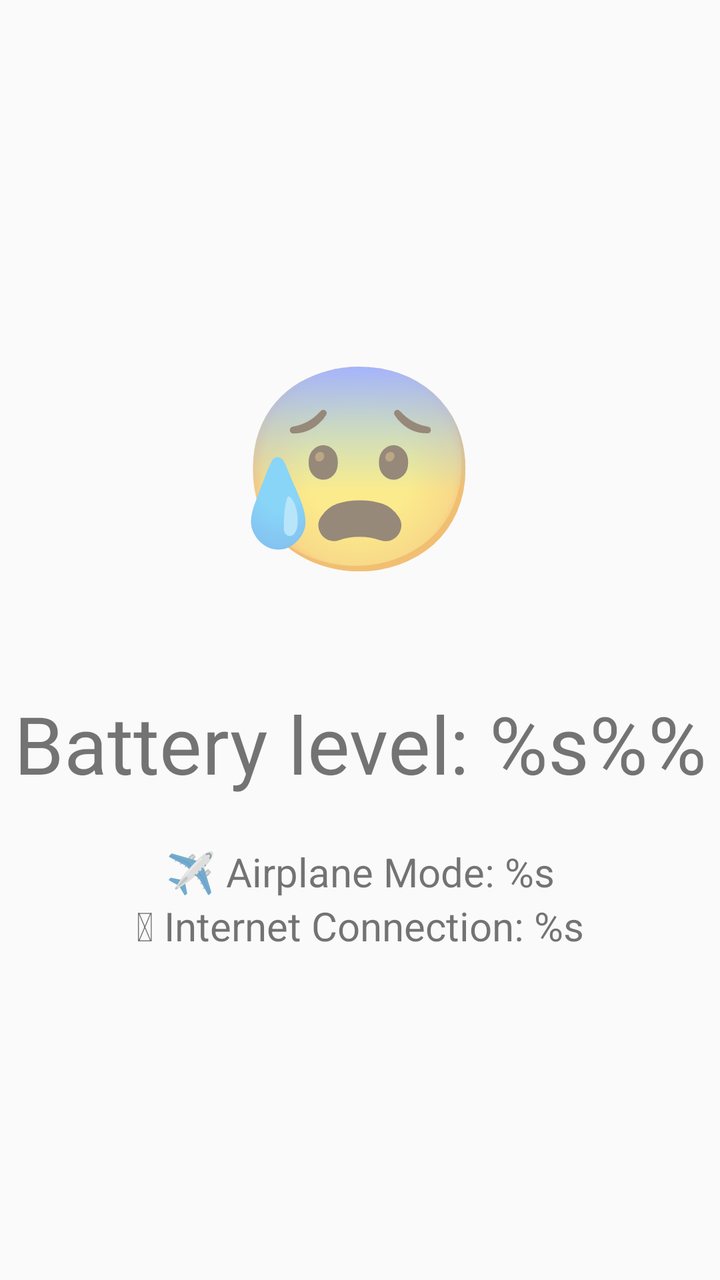
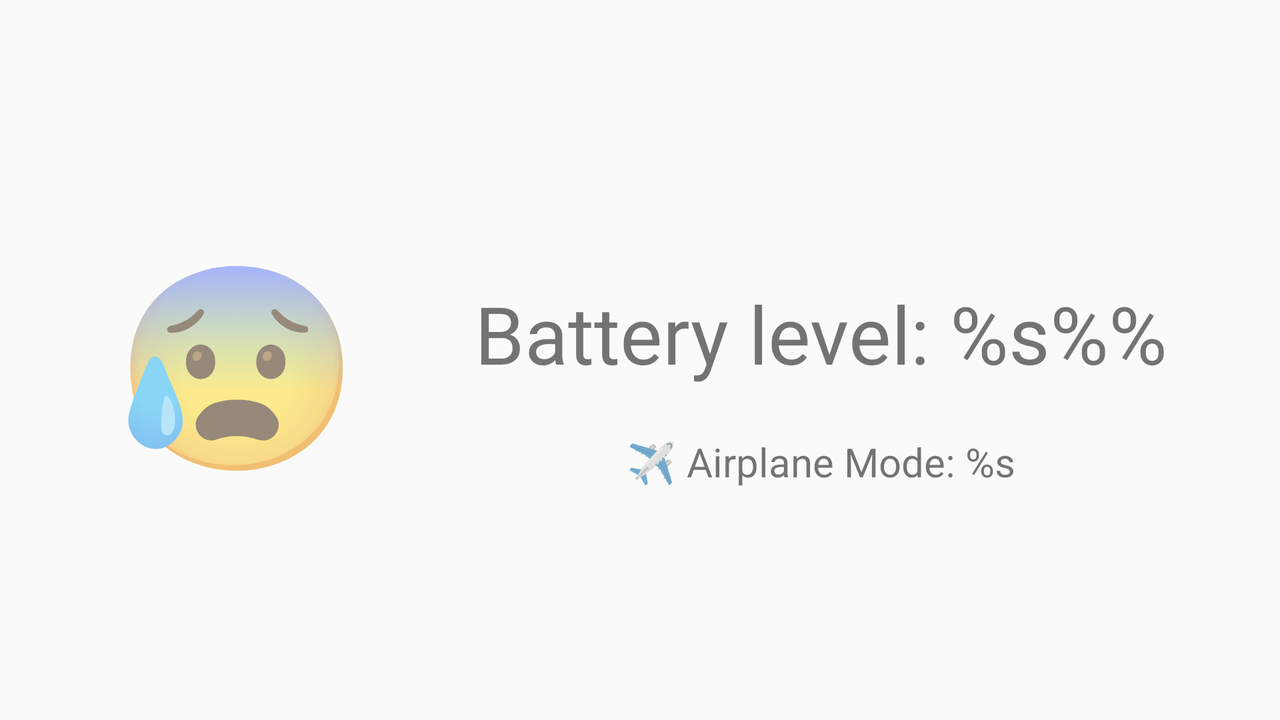

One screen, two layout resources from the same app: the default and the repository's alternative for another configuration. Each is rendered where Android would select it; the XML of both is given below.
<!-- AndroidManifest.xml: application theme AppTheme -->
<!-- res/layout/main_fragment.xml -->
<?xml version="1.0" encoding="utf-8"?>
<androidx.constraintlayout.widget.ConstraintLayout xmlns:android="http://schemas.android.com/apk/res/android"
    xmlns:app="http://schemas.android.com/apk/res-auto"
    xmlns:tools="http://schemas.android.com/tools"
    android:id="@+id/main"
    android:layout_width="match_parent"
    android:layout_height="match_parent"
    tools:context=".ui.main.view.MainFragment">


    <TextView
        android:id="@+id/emoji"
        android:layout_width="wrap_content"
        android:layout_height="wrap_content"
        android:layout_marginBottom="24dp"
        android:text="😰"
        android:textSize="100sp"
        app:layout_constraintBottom_toTopOf="@+id/information"
        app:layout_constraintEnd_toEndOf="parent"
        app:layout_constraintStart_toStartOf="parent"
        app:layout_constraintTop_toTopOf="parent"
        app:layout_constraintVertical_chainStyle="packed" />

    <LinearLayout
        android:id="@+id/information"
        android:layout_width="wrap_content"
        android:layout_height="wrap_content"
        android:gravity="center"
        android:orientation="vertical"
        app:layout_constraintBottom_toBottomOf="parent"
        app:layout_constraintEnd_toEndOf="parent"
        app:layout_constraintStart_toStartOf="parent"
        app:layout_constraintTop_toBottomOf="@+id/emoji">

        <TextView
            android:id="@+id/batteryLevelText"
            android:layout_width="wrap_content"
            android:layout_height="wrap_content"
            android:layout_marginTop="24dp"
            android:layout_marginBottom="24dp"
            android:text="@string/battery_level"
            android:textSize="40sp" />

        <TextView
            android:id="@+id/airplaneModeText"
            android:layout_width="wrap_content"
            android:layout_height="wrap_content"
            android:text="@string/airplane_mode"
            android:textSize="20sp"
            app:layout_constraintBottom_toBottomOf="parent"
            app:layout_constraintEnd_toEndOf="parent" />

        <TextView
            android:id="@+id/networkConnectionText"
            android:layout_width="wrap_content"
            android:layout_height="wrap_content"
            android:text="@string/network_connection"
            android:textSize="20sp"
            app:layout_constraintBottom_toBottomOf="parent"
            app:layout_constraintEnd_toEndOf="parent" />
    </LinearLayout>

</androidx.constraintlayout.widget.ConstraintLayout>
<!-- resources referenced by this layout -->
<resources>
  <string name="airplane_mode">✈️ Airplane Mode: %s</string>
  <string name="battery_level">Battery level: %s%%</string>
  <string name="network_connection">📶 Internet Connection: %s</string>
  <style name="AppTheme" parent="Theme.AppCompat.Light.DarkActionBar">
          
          <item name="colorPrimary">@color/colorPrimary</item>
          <item name="colorPrimaryDark">@color/colorPrimaryDark</item>
          <item name="colorAccent">@color/colorAccent</item>
      </style>
</resources>
<!-- res/layout-land/main_fragment.xml (the repository's variant of the layout above) -->
<!-- drawn on the phone turned sideways -->
<?xml version="1.0" encoding="utf-8"?>
<androidx.constraintlayout.widget.ConstraintLayout xmlns:android="http://schemas.android.com/apk/res/android"
    xmlns:app="http://schemas.android.com/apk/res-auto"
    xmlns:tools="http://schemas.android.com/tools"
    android:id="@+id/main"
    android:layout_width="match_parent"
    android:layout_height="match_parent"
    tools:context=".ui.main.view.MainFragment">


    <TextView
        android:id="@+id/emoji"
        android:layout_width="wrap_content"
        android:layout_height="wrap_content"
        android:text="😰"
        android:textSize="100sp"
        app:layout_constraintBottom_toBottomOf="parent"
        app:layout_constraintEnd_toStartOf="@+id/information"
        app:layout_constraintHorizontal_bias="0.5"
        app:layout_constraintStart_toStartOf="parent"
        app:layout_constraintTop_toTopOf="parent" />
    

    <LinearLayout
        android:id="@+id/information"
        android:layout_width="wrap_content"
        android:layout_height="wrap_content"
        android:gravity="center"
        android:orientation="vertical"
        app:layout_constraintBottom_toBottomOf="parent"
        app:layout_constraintEnd_toEndOf="parent"
        app:layout_constraintHorizontal_bias="0.5"
        app:layout_constraintStart_toEndOf="@+id/emoji"
        app:layout_constraintTop_toTopOf="parent">

        <TextView
            android:id="@+id/batteryLevelText"
            android:layout_width="wrap_content"
            android:layout_height="wrap_content"
            android:layout_marginTop="24dp"
            android:layout_marginBottom="24dp"
            android:text="@string/battery_level"
            android:textSize="40sp" />

        <TextView
            android:id="@+id/airplaneModeText"
            android:layout_width="wrap_content"
            android:layout_height="wrap_content"
            android:text="@string/airplane_mode"
            android:textSize="20sp"
            app:layout_constraintBottom_toBottomOf="parent"
            app:layout_constraintEnd_toEndOf="parent" />
    </LinearLayout>

</androidx.constraintlayout.widget.ConstraintLayout>
<!-- resources referenced by the variant -->
<!-- as the phone turned sideways resolves them -->
<resources>
  <string name="airplane_mode">✈️ Airplane Mode: %s</string>
  <string name="battery_level">Battery level: %s%%</string>
  <style name="AppTheme" parent="Theme.AppCompat.Light.DarkActionBar">
          
          <item name="colorPrimary">@color/colorPrimary</item>
          <item name="colorPrimaryDark">@color/colorPrimaryDark</item>
          <item name="colorAccent">@color/colorAccent</item>
      </style>
</resources>
